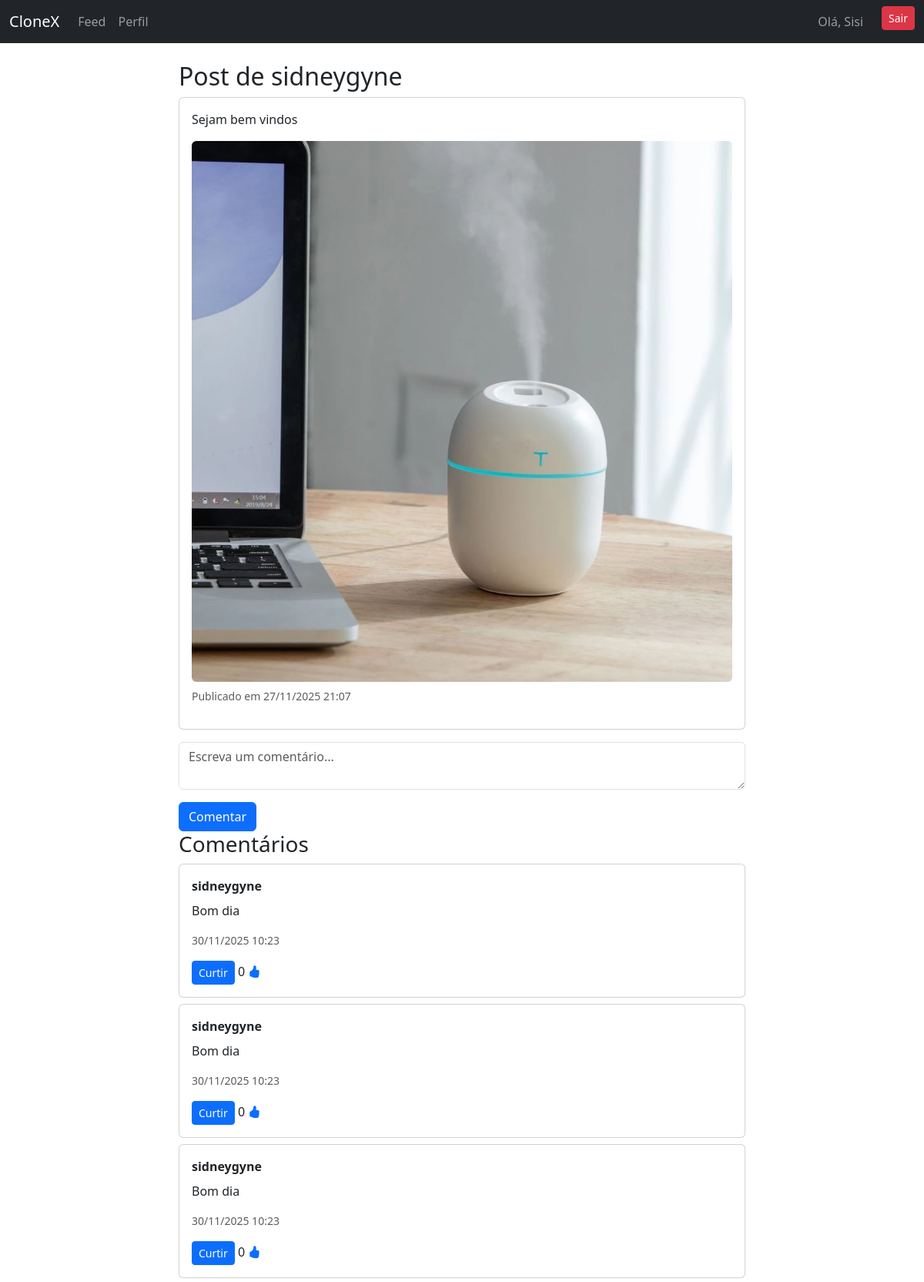
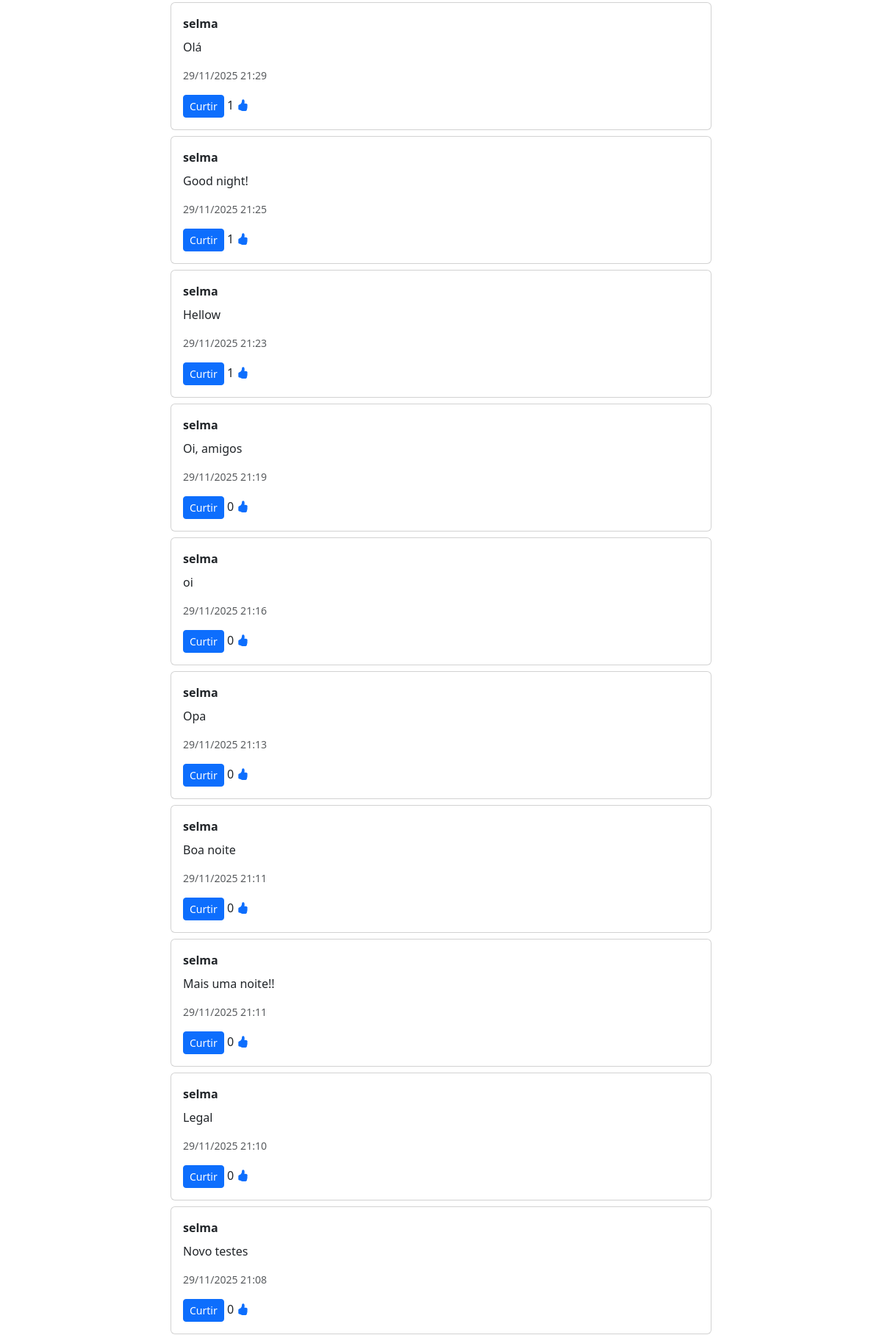
The app's page /comments/3/ (signed in, upper part) with its own data (2 pictures, top to bottom).
### accounts/models.py (models this page shows, shortened)
class Profile(models.Model):
    user = models.OneToOneField(User, on_delete=models.CASCADE, related_name="profile")
    display_name = models.CharField(max_length=100, blank=True)
    avatar = models.ImageField(upload_to="avatars/", blank=True, null=True)
    bio = models.CharField(max_length=160, blank=True)
    created_at = models.DateTimeField(auto_now_add=True)

### social/models.py (models this page shows, shortened)
class Post(models.Model):
    author = models.ForeignKey(User, on_delete=models.CASCADE, related_name="posts")
    content = models.CharField(max_length=280)
    image = models.ImageField(upload_to="posts/", blank=True, null=True)
    created_at = models.DateTimeField(auto_now_add=True)

class Comment(models.Model):
    author = models.ForeignKey(
        User,
        related_name="user_comments",   # 🔹 comentários feitos pelo usuário
        on_delete=models.CASCADE
    )
    post = models.ForeignKey(
        Post,
        related_name="comments",        # 🔹 comentários do post
        on_delete=models.CASCADE
    )
    content = models.TextField()
    created_at = models.DateTimeField(auto_now_add=True)

### social/views.py (the view)
# urls.py: path("comments/<int:post_id>/", comments_view, name="comments"),
@login_required
def comments_view(request, post_id):
    post = get_object_or_404(Post, id=post_id)
    if request.method == "POST":
        form = CommentForm(request.POST)
        if form.is_valid():
            novo_comentario = form.save(commit=False)
            novo_comentario.post = post
            novo_comentario.author = request.user
            novo_comentario.save()
            return JsonResponse({
                "id": novo_comentario.id,
                "author": request.user.username,
                "content": novo_comentario.content,
                "created_at": localtime(novo_comentario.created_at).strftime("%d/%m/%Y %H:%M"),
                "total_comments": post.comments.count(),  # 🔹 contador atualizado
            })
    else:
        comments = Comment.objects.filter(post=post).order_by("-created_at")
        form = CommentForm()
        liked_comments = CommentLike.objects.filter(user=request.user).values_list("comment_id", flat=True)
        return render(request, "comments.html", {
            "post": post,
            "comments": comments,
            "form": form,
            "liked_comments": liked_comments,
        })

### social/forms.py
class CommentForm(forms.ModelForm):
    class Meta:
        model = Comment
        fields = ["content"]
        labels = {
            "content": ""
        }
        widgets = {
            "content": forms.Textarea(attrs={
                "class": "form-control w-100",
                "rows": 2,
                "placeholder": "Escreva um comentário..."
            }),
        }

### templates/comments.html
{% extends "base.html" %} {% load static %} {% block content %}
<h2>Post de {{ post.author.username }}</h2>
<div class="card mb-3">
  <div class="card-body">
    <p>{{ post.content }}</p>
    {% if post.image %}
    <img src="{{ post.image.url }}" class="img-fluid rounded mb-2" />
    {% endif %}
    <p class="text-muted small">
      Publicado em {{ post.created_at|date:"d/m/Y H:i" }}
    </p>
  </div>
</div>
<form
  method="post"
  action="{% url 'comments' post.id %}"
  class="comment-form"
  data-post-id="{{ post.id }}"
>
  {% csrf_token %} {{ form.as_p }}
  <button type="submit" class="btn btn-primary">Comentar</button>
</form>
<h3>Comentários</h3>
<div id="comments-list-{{ post.id }}">
  {% for comment in comments %}
  <div class="card mb-2">
    <div class="card-body">
      <strong>{{ comment.author.username }}</strong>
      <p class="pt-2">{{ comment.content }}</p>
      <p class="text-muted small">{{ comment.created_at|date:"d/m/Y H:i" }}</p>
      <form
        method="post"
        action="{% url 'toggle-comment-like' comment.id %}"
        class="comment-like-form d-inline"
        data-comment-id="{{ comment.id }}"
      >
        {% csrf_token %} {% if comment.id in liked_comments %}
        <button type="submit" class="btn btn-sm btn-danger">Descurtir</button>
        {% else %}
        <button type="submit" class="btn btn-sm btn-primary">Curtir</button>
        {% endif %}
      </form>
      <span id="comment-likes-count-{{ comment.id }}">
        <span class="like-number">{{ comment.likes.count }}</span>
        <i class="bi bi-hand-thumbs-up-fill text-primary"></i>
      </span>
    </div>
  </div>
  {% empty %}
  <p>Nenhum comentário ainda.</p>
  {% endfor %}
</div>
{% endblock %}

### templates/base.html (shortened to what this page needs)
{% load static %}
<!DOCTYPE html>
<html lang="pt-br">
<head>
  <link rel="stylesheet" href="{% static 'css/style.css' %}">
  <link rel="stylesheet" href="https://cdn.jsdelivr.net/npm/bootstrap@5.3.2/dist/css/bootstrap.min.css">
  <link rel="stylesheet" href="https://cdn.jsdelivr.net/npm/bootstrap-icons@1.11.1/font/bootstrap-icons.css">
</head>
{% load static %}
<body>
  <nav class="navbar navbar-expand-lg navbar-dark bg-dark">
    <div class="container-fluid">
      <a class="navbar-brand" href="/">CloneX</a>
      <div class="collapse navbar-collapse" id="navbarNav">
        <ul class="navbar-nav me-auto">
          <li class="nav-item"><a class="nav-link" href="/feed/">Feed</a></li>
          {% if user.is_authenticated %}
  <li class="nav-item">
    <a class="nav-link" href="{% url 'profile' user.username %}">Perfil</a>
  </li>
{% else %}
  <li class="nav-item">
    <a class="nav-link" href="{% url 'login' %}">Perfil</a>
  </li>
{% endif %}
        </ul>
        <ul class="navbar-nav">
          {% if user.is_authenticated %}
            <li class="nav-item pe-3"><span class="nav-link">Olá, {{ user.profile.display_name }}</span></li>
            <li class="nav-item p">
              <form method="post" action="{% url 'logout' %}">
                <button class="btn btn-danger btn-sm" type="submit">Sair</button>
              </form>
            </li>
          {% else %}
            <li class="nav-item"><a class="nav-link" href="{% url 'login' %}">Entrar</a></li>
            <li class="nav-item"><a class="nav-link" href="{% url 'register' %}">Registrar</a></li>
          {% endif %}
        </ul>
      </div>
    </div>
  </nav>
  <main class="container mt-4">
    <div class="row justify-content-center">
      <div class="col-md-8">
        {% block content %}{% endblock %}
      </div>
    </div>
  </main>
</body>
</html>

### templates/base.html (style rules this page uses)
html, body { height: 100%; margin: 0; }
body { display: flex; flex-direction: column; min-height: 100vh; }
main { flex: 1; }

### records on screen
Post: author.username "sidneygyne", content "Sejam bem vindos", image (picture), created_at "27/11/2025 21:07"
Comment: author.username "sidneygyne", content "Bom dia", created_at "30/11/2025 10:23", shows "Curtir", likes.count "0"
Comment: author.username "sidneygyne", content "Bom dia", created_at "30/11/2025 10:23", shows "Curtir", likes.count "0"
Comment: author.username "sidneygyne", content "Bom dia", created_at "30/11/2025 10:23", shows "Curtir", likes.count "0"
Comment: author.username "selma", content "Olá", created_at "29/11/2025 21:29", shows "Curtir", likes.count "1"
Comment: author.username "selma", content "Good night!", created_at "29/11/2025 21:25", shows "Curtir", likes.count "1"
Comment: author.username "selma", content "Hellow", created_at "29/11/2025 21:23", shows "Curtir", likes.count "1"
Comment: author.username "selma", content "Oi, amigos", created_at "29/11/2025 21:19", shows "Curtir", likes.count "0"
Comment: author.username "selma", content "oi", created_at "29/11/2025 21:16", shows "Curtir", likes.count "0"
Comment: author.username "selma", content "Opa", created_at "29/11/2025 21:13", shows "Curtir", likes.count "0"
Comment: author.username "selma", content "Boa noite", created_at "29/11/2025 21:11", shows "Curtir", likes.count "0"
Comment: author.username "selma", content "Mais uma noite!!", created_at "29/11/2025 21:11", shows "Curtir", likes.count "0"
Comment: author.username "selma", content "Legal", created_at "29/11/2025 21:10", shows "Curtir", likes.count "0"
Comment: author.username "selma", content "Novo testes", created_at "29/11/2025 21:08", shows "Curtir", likes.count "0"

### other values on screen
{{ user.profile.display_name }} "Sisi"
